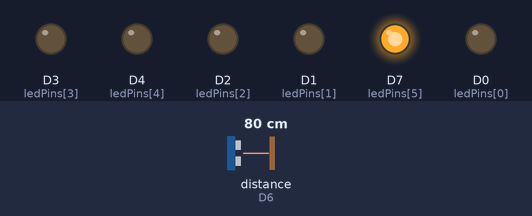
The sketch below on a simulated ESP8266 (NodeMCU). On the bench: output pins drawn as LEDs (lit = HIGH). Wiring (inferred from the names in the program): ultrasonic range finder: trigger D5; echo D6. Inputs (shaded band) come from the test bench; at power-on: distance to the obstacle (sensor on D6) 80 cm. The echo pulse lasts 58.3 µs per cm; pins used as bus, display or sensor lines are not drawn; what the sketch prints to the serial monitor is not drawn.

Above: at 1.2 s.
1.3 s: distance to the obstacle (sensor on D6) set to 29 cm
2.8 s: distance to the obstacle (sensor on D6) set to 26 cm
At 3.5 s:
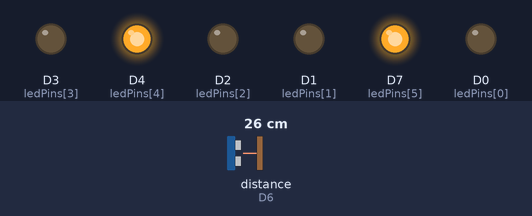
4.3 s: distance to the obstacle (sensor on D6) set to 2 cm
At 5.3 s:
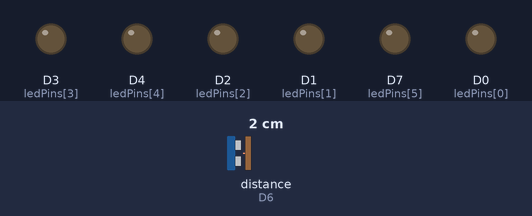
5.9 s: distance to the obstacle (sensor on D6) set to 5 cm
At 6.7 s:
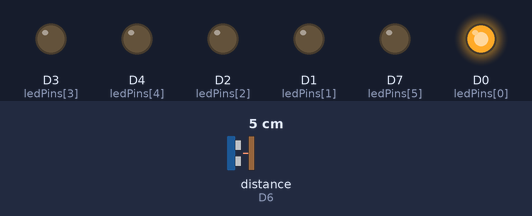
7.5 s: distance to the obstacle (sensor on D6) set to 7 cm
At 8.2 s:
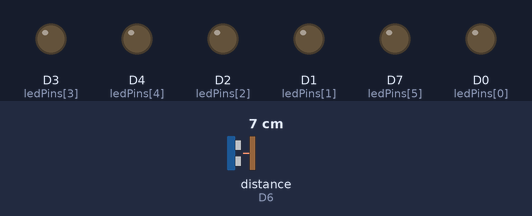
9.1 s: distance to the obstacle (sensor on D6) set to 4 cm
At 9.7 s:
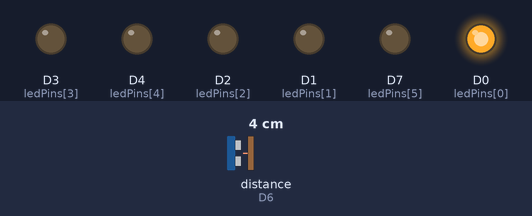
Timing chart, 0 to 11.7 s (numbered marks = the images above; inputs shaded):
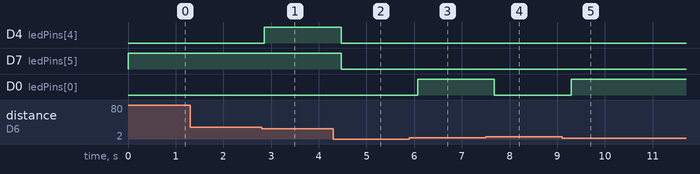

Measured:
- the behaviour switches between 27 and 26 cm on distance to the obstacle (sensor on D6) (found by bisection; images 0 and 1)
- the behaviour switches between 3 and 4 cm on distance to the obstacle (sensor on D6) (found by bisection; images 2 and 3)
- the behaviour switches between 5 and 6 cm on distance to the obstacle (sensor on D6) (found by bisection; images 3 and 4)
- after the input at 2.8 s, D4 (ledPins[4]): LOW → HIGH after 0.06 s
- after the input at 4.3 s, D4 (ledPins[4]), D7 (ledPins[5]): HIGH → LOW after 0.17 s
- after the input at 5.9 s, D0 (ledPins[0]): LOW → HIGH after 0.18 s
- after the input at 7.5 s, D0 (ledPins[0]): HIGH → LOW after 0.18 s
- after the input at 9.1 s, D0 (ledPins[0]): LOW → HIGH after 0.19 s

The sketch:

led-blink-on-distance-change-AP-mode.ino
```cpp
#include <ESP8266WiFi.h>
#include <ESP8266WebServer.h>

#define TRIG_PIN D5
#define ECHO_PIN D6

ESP8266WebServer server(80);

int ledPins[6] = {D0, D1, D2, D3, D4, D7};
int targetDistances[5] = {5, 10, 15, 20, 25};
int tolerance = 1;

long duration;
float distance;
bool ledState[6];

void setup() {
  Serial.begin(9600);

  for (int i = 0; i < 6; i++) {
    pinMode(ledPins[i], OUTPUT);
    digitalWrite(ledPins[i], LOW);
    ledState[i] = false;
  }

  pinMode(TRIG_PIN, OUTPUT);
  pinMode(ECHO_PIN, INPUT);

  // Start AP mode
  WiFi.softAP("ESP8266_Distance", "12345678");
  Serial.println("AP Started");
  Serial.println(WiFi.softAPIP());

  server.on("/", handleRoot);
  server.begin();
}

void handleRoot() {
  String html = "<html><head>";
  html += "<meta name='viewport' content='width=device-width, initial-scale=1'>";
  html += "<meta http-equiv='refresh' content='1'>"; // Auto-refresh every 1 second
  html += "<style>body{font-family:Arial;text-align:center;} .on{color:green;} .off{color:red;}</style>";
  html += "</head><body>";
  html += "<h2>ESP8266 Distance Monitor</h2>";
  html += "<h3>Distance: " + String(distance) + " cm</h3>";

  for (int i = 0; i < 6; i++) {
    html += "LED" + String(i + 1) + ": ";
    html += ledState[i] ? "<span class='on'>ON</span><br>" :
                          "<span class='off'>OFF</span><br>";
  }

  html += "</body></html>";

  server.send(200, "text/html", html);
}

void loop() {
  server.handleClient();

  // Trigger HC-SR04
  digitalWrite(TRIG_PIN, LOW);
  delayMicroseconds(2);
  digitalWrite(TRIG_PIN, HIGH);
  delayMicroseconds(10);
  digitalWrite(TRIG_PIN, LOW);

  duration = pulseIn(ECHO_PIN, HIGH, 30000);

  // Reset LED states
  for (int i = 0; i < 6; i++) {
    digitalWrite(ledPins[i], LOW);
    ledState[i] = false;
  }

  if (duration != 0) {
    distance = duration * 0.0343 / 2;

    // LED1–LED5
    for (int i = 0; i < 5; i++) {
      if (distance >= targetDistances[i] - tolerance &&
          distance <= targetDistances[i] + tolerance) {
        digitalWrite(ledPins[i], HIGH);
        ledState[i] = true;
      }
    }

    // LED6 (>25 cm)
    if (distance > 25) {
      digitalWrite(ledPins[5], HIGH);
      ledState[5] = true;
    }
  }

  delay(200);
}
```
